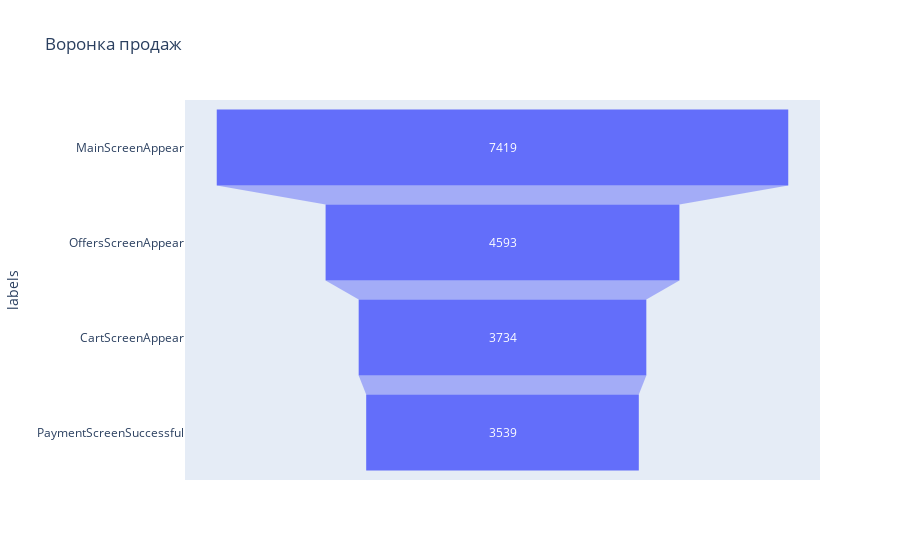

The notebook cell this image was saved under:
### Markdown cell above
Рассмотрим в каком порядке происходят события. Все ли они выстраиваются в последовательную цепочку? 
Событие Tutorial- может происходить не зависимо от остальных событий.

### Code cell
funnel = events_by_users[['event', 'cnt_users']].query('event != "Tutorial"')
data = dict(values=funnel['cnt_users'].to_list(),
            labels=funnel['event'].to_list())
fig = px.funnel(data,  y='labels', x='values', title='Воронка продаж')
fig.show()

### Figure 1 — Plotly figure (JSON) as saved in the notebook; plotly's stock layout.template omitted (floating-point values rounded to 4 significant figures)
{"data": [{"hovertemplate": "values=%{x}<br>labels=%{y}<extra></extra>", "legendgroup": "", "marker": {"color": "#636efa"}, "name": "", "orientation": "h", "showlegend": false, "type": "funnel", "x": [7419, 4593, 3734, 3539], "xaxis": "x", "y": ["MainScreenAppear", "OffersScreenAppear", "CartScreenAppear", "PaymentScreenSuccessful"], "yaxis": "y"}], "layout": {"legend": {"tracegroupgap": 0}, "title": {"text": "Воронка продаж"}, "xaxis": {"anchor": "y", "domain": [0, 1], "title": {"text": "values"}}, "yaxis": {"anchor": "x", "domain": [0, 1], "title": {"text": "labels"}}}}
